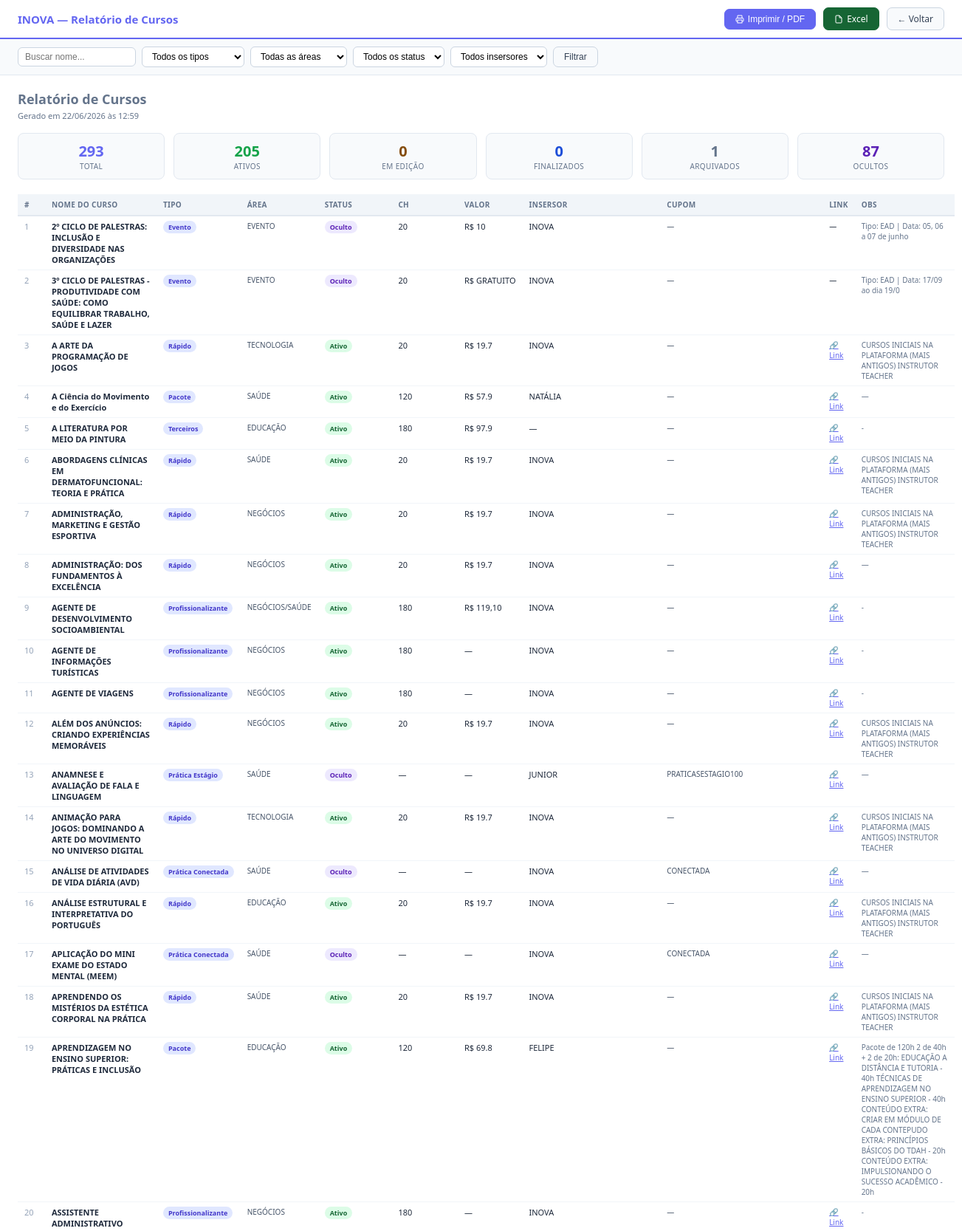
Page /cursos/relatorio (signed in, upper part) on the committed database.
### app.py (models this page shows)
class Course(db.Model):
    id            = db.Column(db.Integer, primary_key=True)
    nome          = db.Column(db.String(300), nullable=False)
    tipo          = db.Column(db.String(50))   # pos, profissionalizante, rapido, pacote, terceiros, evento, pratica, projeto
    area          = db.Column(db.String(100))
    horas         = db.Column(db.String(20))
    meses         = db.Column(db.String(20))
    valor         = db.Column(db.String(50))
    link_venda    = db.Column(db.Text)
    descricao     = db.Column(db.Text)
    link_imagem   = db.Column(db.Text)
    insersor      = db.Column(db.Text)  # pode ser comma-separated para múltiplos insersores
    obs           = db.Column(db.Text)
    status        = db.Column(db.String(30), default='ativo')  # ativo, descontinuado, em_edicao, oculto
    cupom         = db.Column(db.String(100))
    dono          = db.Column(db.Text)        # para cursos terceiros
    ano           = db.Column(db.String(10))  # ano de criação/edição do curso
    extra_data    = db.Column(db.Text)        # JSON com dados extras (matriz, disciplinas, etc.)
    created_at    = db.Column(db.DateTime, default=datetime.utcnow)
    updated_at    = db.Column(db.DateTime, default=datetime.utcnow, onupdate=datetime.utcnow)
    created_by    = db.Column(db.Integer, db.ForeignKey('user.id'))

### app.py (the view)
@app.route('/cursos/relatorio')
@login_required
def cursos_relatorio():
    tipo     = request.args.get('tipo','')
    area     = request.args.get('area','')
    status   = request.args.get('status','')
    busca    = request.args.get('q','')
    insersor = request.args.get('insersor','')
    lista = _build_cursos_query(tipo, area, status, busca, insersor)
    insersores = [u.username for u in User.query.order_by(User.username).all()]
    return render_template('cursos_relatorio.html', cursos=lista,
                           filtro_tipo=tipo, filtro_area=area, filtro_status=status,
                           filtro_insersor=insersor, busca=busca,
                           areas=AREAS_VALIDAS, insersores=insersores,
                           now=datetime.utcnow())

### app.py (called while the page is built, shortened)
def login_required(f):
    @wraps(f)
    def decorated(*args, **kwargs):
        if 'user_id' not in session:
            return redirect(url_for('login'))
        return f(*args, **kwargs)
    return decorated

@app.context_processor
def inject_now():
    return {'now': datetime.now}

def _build_cursos_query(tipo, area, status, busca, insersor):
    from sqlalchemy import or_ as sql_or, func as sql_func
    q = Course.query
    if tipo:     q = q.filter_by(tipo=tipo)
    if area:     q = q.filter_by(area=area)
    if status:   q = q.filter_by(status=status)
    if busca:    q = q.filter(Course.nome.ilike(f'%{busca}%'))
    return q.order_by(Course.nome).all()

@app.before_request
def ensure_db():
    global _db_ready

    def can_manage_cupons(self):
        if self.role == 'admin': return True
        if self._p().get('block_cupons'): return False
        return self.role == 'editor' or self._p().get('cupons_gerenciar', False)

    def can_manage_reembolsos(self):
        if self.role == 'admin': return True
        if self._p().get('block_reembolsos'): return False
        return self.role == 'editor' or self._p().get('reembolsos_gerenciar', False)

    def can_view_historico(self):
        if self.role == 'admin': return True
        if self._p().get('block_historico'): return False
        return self.role == 'editor' or self._p().get('historico_ver', False)

### templates/cursos_relatorio.html (shortened to what this page needs)
{% set tipo_labels = {'pos':'Pós-Graduação','profissionalizante':'Profissionalizante','rapido':'Rápido','pacote':'Pacote','terceiros':'Terceiros','evento':'Evento','pratica_conectada':'Prática Conectada','pratica_estagio':'Prática Estágio','projeto_ambiental':'Proj. Ambiental','ggbr':'GGBR','integra_edu':'Integra Edu'} %}
<!DOCTYPE html>
<html lang="pt-BR">
<head>
</head>
<body>
<div class="toolbar">
  <h1>INOVA — Relatório de Cursos</h1>
  <button class="btn btn-primary" onclick="window.print()">
    <svg viewBox="0 0 24 24" style="width:12px;height:12px;fill:none;stroke:currentColor;stroke-width:2">
      <polyline points="6 9 6 2 18 2 18 9"/>
      <path d="M6 18H4a2 2 0 0 1-2-2v-5a2 2 0 0 1 2-2h16a2 2 0 0 1 2 2v5a2 2 0 0 1-2 2h-2"/>
      <rect x="6" y="14" width="12" height="8"/>
    </svg>
    Imprimir / PDF
  </button>
  <a href="{{ url_for('cursos_exportar_excel', tipo=filtro_tipo, area=filtro_area, status=filtro_status, q=busca, insersor=filtro_insersor) }}"
     class="btn" style="background:#166534;color:#fff;border-color:#166534">
    <svg viewBox="0 0 24 24" style="width:12px;height:12px;fill:none;stroke:currentColor;stroke-width:2">
      <path d="M14 2H6a2 2 0 0 0-2 2v16a2 2 0 0 0 2 2h12a2 2 0 0 0 2-2V8z"/>
      <polyline points="14 2 14 8 20 8"/>
    </svg>
    Excel
  </a>
  <a href="{{ url_for('cursos') }}" class="btn">← Voltar</a>
</div>
<div class="filters">
  <form method="GET" style="display:flex;gap:8px;align-items:center;flex-wrap:wrap">
    <input type="text" name="q" value="{{ busca }}" placeholder="Buscar nome..." style="width:160px">
    <select name="tipo" onchange="this.form.submit()">
      <option value="">Todos os tipos</option>
    </select>
    <select name="area" onchange="this.form.submit()">
      <option value="">Todas as áreas</option>
    </select>
    <select name="status" onchange="this.form.submit()">
      <option value="">Todos os status</option>
    </select>
    <select name="insersor" onchange="this.form.submit()">
      <option value="">Todos insersores</option>
    </select>
    <button type="submit" class="btn">Filtrar</button>
  </form>
</div>
<div class="content">
  <div class="report-meta">
    <div class="report-title">Relatório de Cursos</div>
    Gerado em {{ now.strftime('%d/%m/%Y às %H:%M') }}
  </div>
  {% set ns = namespace(ativos=0, edicao=0, finalizados=0, desc=0, ocultos=0, externos=0) %}
  {% for c in cursos %}
    {% if c.status == 'ativo' %}{% set ns.ativos = ns.ativos + 1 %}
    {% elif c.status == 'em_edicao' %}{% set ns.edicao = ns.edicao + 1 %}
    {% elif c.status == 'finalizado' %}{% set ns.finalizados = ns.finalizados + 1 %}
    {% elif c.status == 'descontinuado' %}{% set ns.desc = ns.desc + 1 %}
    {% elif c.status == 'oculto' %}{% set ns.ocultos = ns.ocultos + 1 %}
    {% elif c.status == 'externo' %}{% set ns.externos = ns.externos + 1 %}
    {% endif %}
  {% endfor %}
  <div class="summary">
    <div class="sc"><div class="sv">{{ cursos|length }}</div><div class="sl">Total</div></div>
    <div class="sc"><div class="sv" style="color:#16a34a">{{ ns.ativos }}</div><div class="sl">Ativos</div></div>
    <div class="sc"><div class="sv" style="color:#854d0e">{{ ns.edicao }}</div><div class="sl">Em Edição</div></div>
    <div class="sc"><div class="sv" style="color:#1d4ed8">{{ ns.finalizados }}</div><div class="sl">Finalizados</div></div>
    <div class="sc"><div class="sv" style="color:#64748b">{{ ns.desc }}</div><div class="sl">Arquivados</div></div>
    <div class="sc"><div class="sv" style="color:#5b21b6">{{ ns.ocultos }}</div><div class="sl">Ocultos</div></div>
  </div>
  <table>
    <thead>
      <tr>
        <th>#</th>
        <th>Nome do Curso</th>
        <th>Tipo</th>
        <th>Área</th>
        <th>Status</th>
        <th>CH</th>
        <th>Valor</th>
        <th>Insersor</th>
        <th>Cupom</th>
        <th>Link</th>
        <th>Obs</th>
      </tr>
    </thead>
    <tbody>
      {% for c in cursos %}
      <tr>
        <td style="color:#94a3b8">{{ loop.index }}</td>
        <td style="font-weight:600;max-width:280px">{{ c.nome }}</td>
        <td><span class="badge">{{ tipo_labels.get(c.tipo, c.tipo) }}</span></td>
        <td style="font-size:10px;color:#475569">{{ c.area or '—' }}</td>
        <td><span class="badge badge-{{ c.status }}">{{ c.status|replace('_',' ')|title }}</span></td>
        <td style="white-space:nowrap">{{ c.horas or '—' }}</td>
        <td style="white-space:nowrap">{% if c.valor and c.valor not in ['-','','None'] %}R$ {{ c.valor }}{% else %}—{% endif %}</td>
        <td style="font-size:11px">{{ c.insersor or '—' }}</td>
        <td style="font-size:10px;color:#475569">{{ c.cupom or '—' }}</td>
        <td style="font-size:10px">
          {% if c.link_venda and c.link_venda.startswith('http') %}
          <a href="{{ c.link_venda }}" target="_blank" style="color:#6366f1">🔗 Link</a>
          {% else %}—{% endif %}
        </td>
        <td style="font-size:10px;color:#64748b;max-width:150px">{{ c.obs or '—' }}</td>
      </tr>
      {% else %}
      <tr><td colspan="11" style="text-align:center;color:#94a3b8;padding:30px">Nenhum curso encontrado.</td></tr>
      {% endfor %}
    </tbody>
  </table>
</div>
</body>
</html>

### templates/cursos_relatorio.html (style rules this page uses)
* { box-sizing: border-box; margin: 0; padding: 0; }
body { font-family: 'Segoe UI', Arial, sans-serif; font-size: 12px; color: #1e293b; background: #fff; }
.toolbar { position: sticky; top: 0; z-index: 100; background: #fff; border-bottom: 2px solid #6366f1; padding: 10px 24px; display: flex; align-items: center; gap: 10px; }
.toolbar h1 { font-size: 15px; font-weight: 700; flex: 1; color: #6366f1; }
.btn { padding: 6px 14px; border-radius: 7px; font-size: 12px; cursor: pointer; border: 1px solid #cbd5e1; background: #f8fafc; color: #334155; text-decoration: none; display: inline-flex; align-items: center; gap: 5px; }
.btn-primary { background: #6366f1; color: #fff; border-color: #6366f1; }
.filters { padding: 10px 24px; background: #f8fafc; border-bottom: 1px solid #e2e8f0; display: flex; gap: 10px; flex-wrap: wrap; align-items: center; }
select, input[type=text] { padding: 5px 9px; border: 1px solid #cbd5e1; border-radius: 6px; font-size: 12px; background: #fff; }
.content { padding: 20px 24px; }
.report-meta { font-size: 11px; color: #64748b; margin-bottom: 16px; }
.report-title { font-size: 18px; font-weight: 800; margin-bottom: 3px; }
.summary { display: flex; gap: 12px; margin-bottom: 20px; flex-wrap: wrap; }
.sc { background: #f8fafc; border: 1px solid #e2e8f0; border-radius: 8px; padding: 10px 14px; text-align: center; flex: 1; min-width: 100px; }
.sv { font-size: 20px; font-weight: 800; color: #6366f1; }
.sl { font-size: 10px; color: #64748b; text-transform: uppercase; letter-spacing: .4px; }
table { width: 100%; border-collapse: collapse; font-size: 11px; }
th { background: #f1f5f9; padding: 7px 9px; text-align: left; font-weight: 700; color: #64748b; border-bottom: 2px solid #e2e8f0; white-space: nowrap; font-size: 10px; text-transform: uppercase; letter-spacing: .3px; }
td { padding: 6px 9px; border-bottom: 1px solid #f1f5f9; vertical-align: top; }
.badge { font-size: 9px; font-weight: 700; padding: 2px 7px; border-radius: 10px; background: #e0e7ff; color: #4338ca; white-space: nowrap; display: inline-block; }
.badge-ativo { background: #dcfce7; color: #166534; }
.badge-oculto { background: #ede9fe; color: #5b21b6; }

### rows in the picture
Course: nome "2º CICLO DE PALESTRAS: INCLUSÃO E DIVERSIDADE NAS ORGANIZAÇÕES", get "Evento", area "EVENTO", status "Oculto", horas "20", valor "10", insersor "INOVA", cupom "—", obs "Tipo: EAD | Data: 05, 06 a 07 de junho"
Course: nome "3º CICLO DE PALESTRAS - PRODUTIVIDADE COM SAÚDE: COMO EQUILIBRAR TRABALHO, SAÚDE E LAZER", get "Evento", area "EVENTO", status "Oculto", horas "20", valor "GRATUITO", insersor "INOVA", cupom "—", obs "Tipo: EAD | Data: 17/09 ao dia 19/0"
Course: nome "A ARTE DA PROGRAMAÇÃO DE JOGOS", get "Rápido", area "TECNOLOGIA", status "Ativo", horas "20", valor "19.7", insersor "INOVA", cupom "—", obs "CURSOS INICIAIS NA PLATAFORMA (MAIS ANTIGOS) INSTRUTOR TEACHER"
Course: nome "A Ciência do Movimento e do Exercício", get "Pacote", area "SAÚDE", status "Ativo", horas "120", valor "57.9", insersor "NATÁLIA", cupom "—", obs "—"
Course: nome "A LITERATURA POR MEIO DA PINTURA", get "Terceiros", area "EDUCAÇÃO", status "Ativo", horas "180", valor "97.9", insersor "—", cupom "—", obs "-"
Course: nome "ABORDAGENS CLÍNICAS EM DERMATOFUNCIONAL: TEORIA E PRÁTICA", get "Rápido", area "SAÚDE", status "Ativo", horas "20", valor "19.7", insersor "INOVA", cupom "—", obs "CURSOS INICIAIS NA PLATAFORMA (MAIS ANTIGOS) INSTRUTOR TEACHER"
Course: nome "ADMINISTRAÇÃO, MARKETING E GESTÃO ESPORTIVA", get "Rápido", area "NEGÓCIOS", status "Ativo", horas "20", valor "19.7", insersor "INOVA", cupom "—", obs "CURSOS INICIAIS NA PLATAFORMA (MAIS ANTIGOS) INSTRUTOR TEACHER"
Course: nome "ADMINISTRAÇÃO: DOS FUNDAMENTOS À EXCELÊNCIA", get "Rápido", area "NEGÓCIOS", status "Ativo", horas "20", valor "19.7", insersor "INOVA", cupom "—", obs "—"
Course: nome "AGENTE DE DESENVOLVIMENTO SOCIOAMBIENTAL", get "Profissionalizante", area "NEGÓCIOS/SAÚDE", status "Ativo", horas "180", valor "119,10", insersor "INOVA", cupom "—", obs "-"
Course: nome "AGENTE DE INFORMAÇÕES TURÍSTICAS", get "Profissionalizante", area "NEGÓCIOS", status "Ativo", horas "180", insersor "INOVA", cupom "—", obs "-"
Course: nome "AGENTE DE VIAGENS", get "Profissionalizante", area "NEGÓCIOS", status "Ativo", horas "180", insersor "INOVA", cupom "—", obs "-"
Course: nome "ALÉM DOS ANÚNCIOS: CRIANDO EXPERIÊNCIAS MEMORÁVEIS", get "Rápido", area "NEGÓCIOS", status "Ativo", horas "20", valor "19.7", insersor "INOVA", cupom "—", obs "CURSOS INICIAIS NA PLATAFORMA (MAIS ANTIGOS) INSTRUTOR TEACHER"
Course: nome "ANAMNESE E AVALIAÇÃO DE FALA E LINGUAGEM", get "Prática Estágio", area "SAÚDE", status "Oculto", horas "—", insersor "JUNIOR", cupom "PRATICASESTAGIO100", obs "—"
Course: nome "ANIMAÇÃO PARA JOGOS: DOMINANDO A ARTE DO MOVIMENTO NO UNIVERSO DIGITAL", get "Rápido", area "TECNOLOGIA", status "Ativo", horas "20", valor "19.7", insersor "INOVA", cupom "—", obs "CURSOS INICIAIS NA PLATAFORMA (MAIS ANTIGOS) INSTRUTOR TEACHER"
Course: nome "ANÁLISE DE ATIVIDADES DE VIDA DIÁRIA (AVD)", get "Prática Conectada", area "SAÚDE", status "Oculto", horas "—", insersor "INOVA", cupom "CONECTADA", obs "—"
Course: nome "ANÁLISE ESTRUTURAL E INTERPRETATIVA DO PORTUGUÊS", get "Rápido", area "EDUCAÇÃO", status "Ativo", horas "20", valor "19.7", insersor "INOVA", cupom "—", obs "CURSOS INICIAIS NA PLATAFORMA (MAIS ANTIGOS) INSTRUTOR TEACHER"
Course: nome "APLICAÇÃO DO MINI EXAME DO ESTADO MENTAL (MEEM)", get "Prática Conectada", area "SAÚDE", status "Oculto", horas "—", insersor "INOVA", cupom "CONECTADA", obs "—"
Course: nome "APRENDENDO OS MISTÉRIOS DA ESTÉTICA CORPORAL NA PRÁTICA", get "Rápido", area "SAÚDE", status "Ativo", horas "20", valor "19.7", insersor "INOVA", cupom "—", obs "CURSOS INICIAIS NA PLATAFORMA (MAIS ANTIGOS) INSTRUTOR TEACHER"
Course: nome "APRENDIZAGEM NO ENSINO SUPERIOR: PRÁTICAS E INCLUSÃO", get "Pacote", area "EDUCAÇÃO", status "Ativo", horas "120", valor "69.8", insersor "FELIPE", cupom "—", obs "Pacote de 120h 2 de 40h + 2 de 20h: EDUCAÇÃO A DISTÂNCIA E TUTORIA - 40h TÉCNICAS DE APRENDIZAGEM NO ENSINO SUPERIOR - 40h CONTEÚDO EXTRA: CRIAR EM MÓDULO DE CADA CONTEPUDO EXTRA: PRINCÍPIOS BÁSICOS DO TDAH - 20h CONTEÚDO EXTRA: IMPULSIONANDO O SUCESSO ACADÊMICO - 20h"
Course: nome "ASSISTENTE ADMINISTRATIVO", get "Profissionalizante", area "NEGÓCIOS", status "Ativo", horas "180", insersor "INOVA", cupom "—", obs "-"

### other values in the picture
{{ now.strftime('%d/%m/%Y às %H:%M') }} "22/06/2026 às 12:59"
{{ cursos|length }} "293"
{{ ns.ativos }} "205"
{{ ns.edicao }} "0"
{{ ns.finalizados }} "0"
{{ ns.desc }} "1"
{{ ns.ocultos }} "87"
